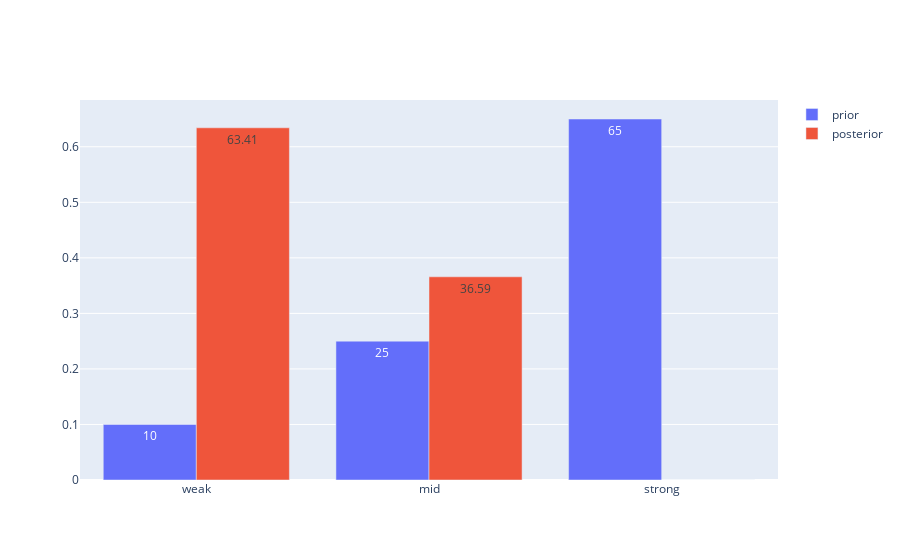

Here is the notebook cell this chart was saved with:
### Code cell
go.Figure([
    go.Bar(
        x=p_l.columns, 
        y=p_l.loc["prior"], 
        text=(p_l.loc["prior"]*100).round(2), 
        name="prior"
    ),
    go.Bar(
        x=p_l.columns, 
        y=p_l.loc["posterior"], 
        text=(p_l.loc["posterior"]*100).round(2),
        name="posterior"
    )
])

### Figure 1 — Plotly figure (JSON) as saved in the notebook; plotly's stock layout.template omitted (floating-point values rounded to 4 significant figures)
{"data": [{"name": "prior", "text": [10, 25, 65], "type": "bar", "x": ["weak", "mid", "strong"], "y": [0.1, 0.25, 0.65]}, {"name": "posterior", "text": [63.41, 36.59, 0], "type": "bar", "x": ["weak", "mid", "strong"], "y": [0.6341, 0.3659, 0]}], "layout": {}}
